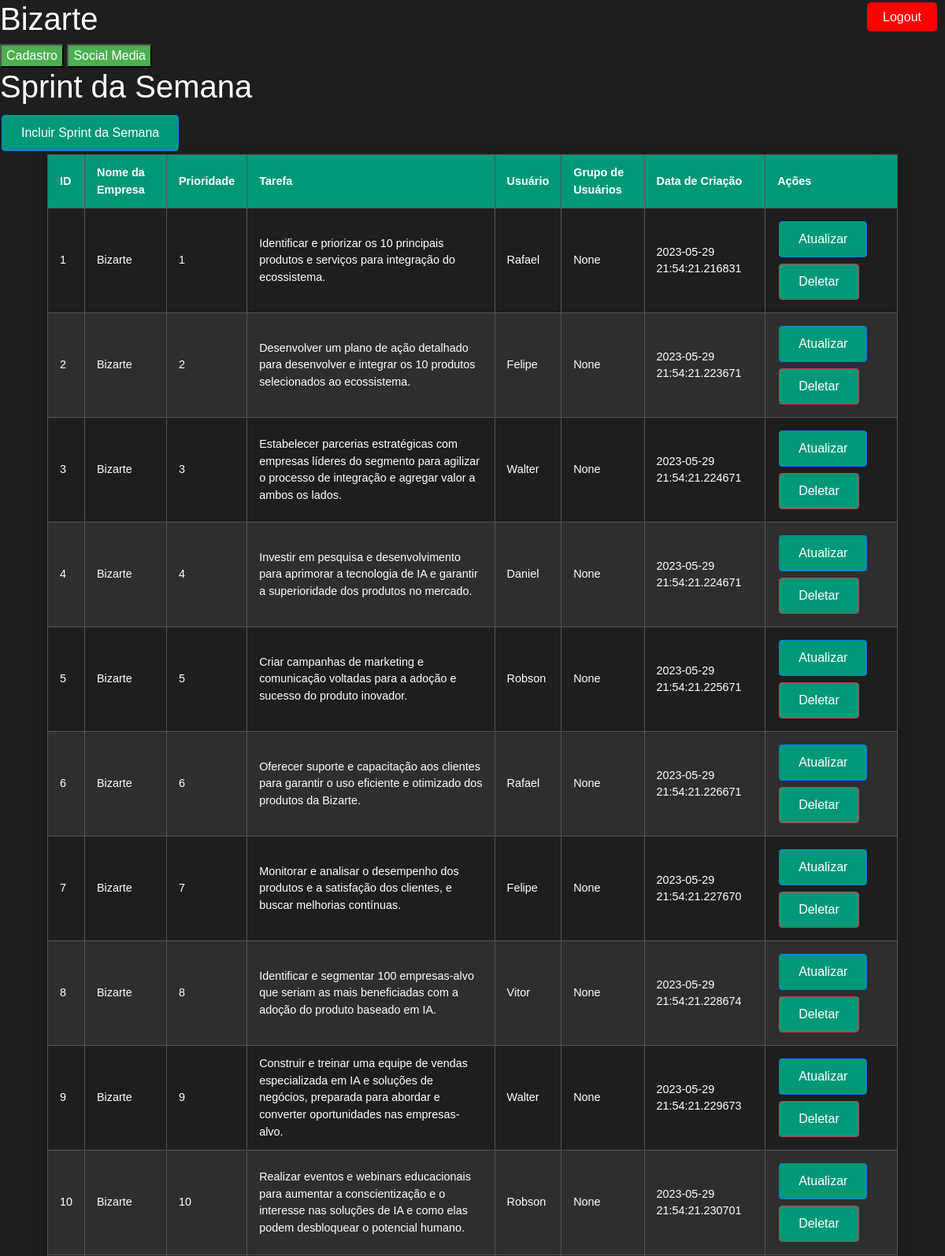
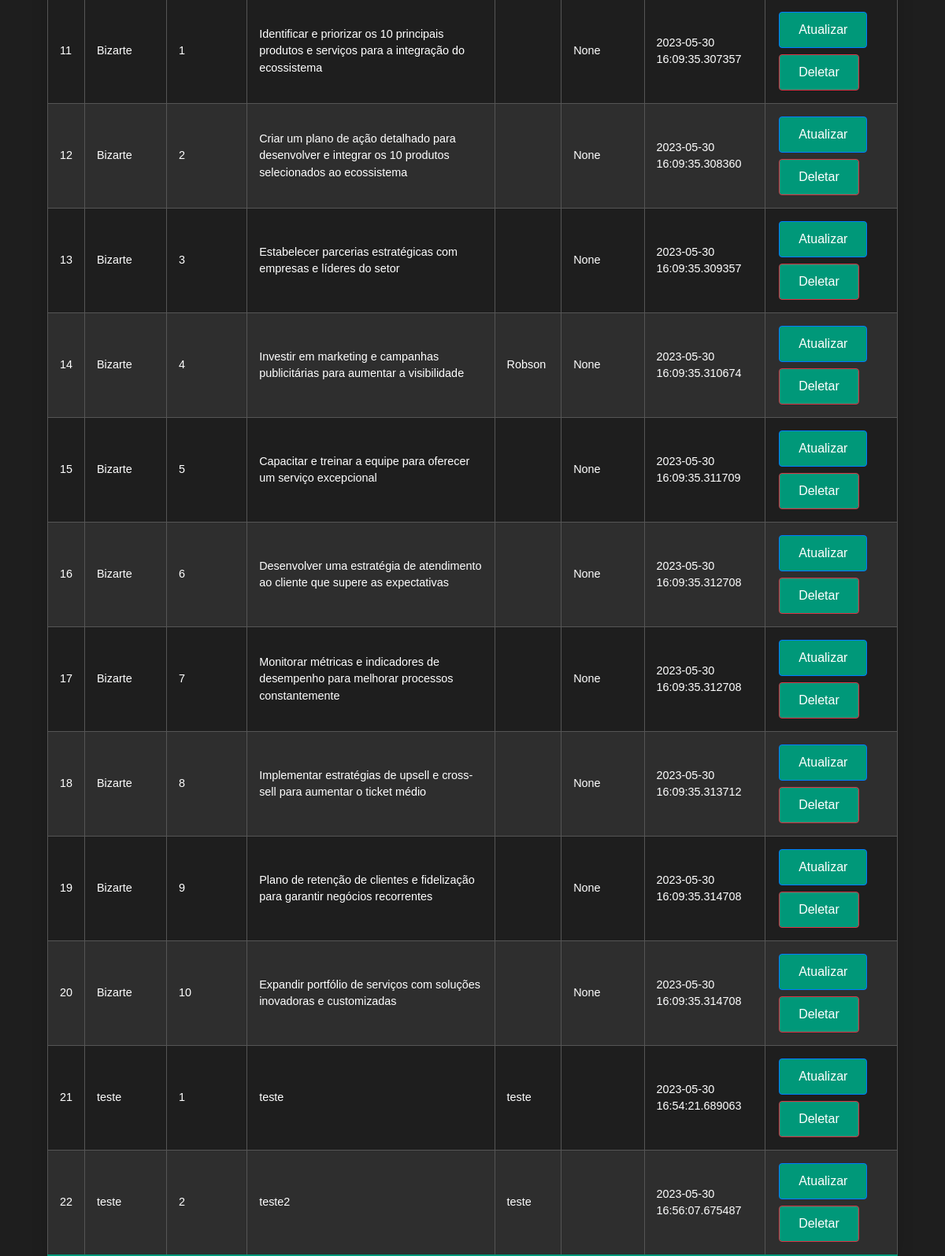
/listar_sprints_semana (signed in), run on the app's committed database (2 pictures, top to bottom).
### models.py (models this page shows, shortened)
class Sprint(db.Model):
    id = db.Column(db.Integer, primary_key=True)
    empresa_id = db.Column(db.Integer, db.ForeignKey('empresa.id'), nullable=False)
    nome_empresa = db.Column(db.String(120), nullable=False)
    prioridade = db.Column(db.Integer, nullable=False)
    tarefa = db.Column(db.Text, nullable=False)
    usuario_id = db.Column(db.Integer, db.ForeignKey('usuario.id'), nullable=True)  # Alterado para nullable=True
    usuario = db.relationship('Usuario', backref='sprints')
    usuario_grupo = db.Column(db.String(120), nullable=True)  # Novo campo
    data_criacao = db.Column(db.DateTime, default=datetime.utcnow)

class Usuario(db.Model, UserMixin):
    id = db.Column(db.Integer, primary_key=True)
    nome = db.Column(db.String(80), nullable=False)
    sobrenome = db.Column(db.String(80), nullable=False)
    email = db.Column(db.String(120), nullable=False)
    celular = db.Column(db.String(20), nullable=False)
    id_empresa = db.Column(db.Integer, db.ForeignKey('empresa.id'), nullable=False)
    empresa = db.relationship('Empresa', backref='usuarios')
    data_entrada = db.Column(db.DateTime, default=datetime.utcnow)
    cargo = db.Column(db.String(80), nullable=False)
    status = db.Column(db.String(20), nullable=False)
    sprint = db.Column(db.String(200))  # Novo campo
    dayling_1 = db.Column(db.String(200))  # Novo campo
    dayling_2 = db.Column(db.String(200))  # Novo campo
    dayling_3 = db.Column(db.String(200))  # Novo campo
    dayling_4 = db.Column(db.String(200))  # Novo campo
    dayling_5 = db.Column(db.String(200))  # Novo campo
    password_hash = db.Column(db.String(128))
    is_admin = db.Column(db.Boolean, default=False)  # Novo campo
    @property
    def password(self):
        raise AttributeError('password: campo de leitura apenas')

### app.py (the view)
@app.route('/listar_sprints_semana', methods=['GET'])
@login_required
def listar_sprints_semana():
    sprints = Sprint.query.all()
    return render_template('listar_sprints_semana.html', sprints=sprints)

### app.py (called while the page is built)
@login_manager.user_loader
def user_loader(user_id):
    return Usuario.query.get(int(user_id))

### templates/listar_sprints_semana.html
{% extends "base.html" %}
{% block content %}
    <h1>Sprint da Semana</h1>
    <a href="{{ url_for('cadastrar_sprint') }}" class="btn btn-primary">Incluir Sprint da Semana</a>
    <table class="styled-table">
        <thead>
            <tr>
                <th>ID</th>
                <th>Nome da Empresa</th>
                <th>Prioridade</th>
                <th>Tarefa</th>
                <th>Usuário</th>
                <th>Grupo de Usuários</th>
                <th>Data de Criação</th>
                <th>Ações</th>
            </tr>
        </thead>
        <tbody>
            {% for sprint in sprints %}
            <tr>
                <td>{{ sprint.id }}</td>
                <td>{{ sprint.nome_empresa }}</td>
                <td>{{ sprint.prioridade }}</td>
                <td>{{ sprint.tarefa }}</td>
                <td>{{ sprint.usuario.nome }}</td>
                <td>{{ sprint.usuario_grupo }}</td>
                <td>{{ sprint.data_criacao }}</td>
                <td>
                    <a href="{{ url_for('atualizar_sprint', id=sprint.id) }}" class="btn btn-primary">Atualizar</a>
                    <a href="{{ url_for('deletar_sprint', id=sprint.id) }}" class="btn btn-danger">Deletar</a>
                </td>
            </tr>
            {% endfor %}
        </tbody>
    </table>
{% endblock %}

### static/style.css (style rules this page uses)
body { background-color: #1e1e1e; color: #ffffff; font-family: Arial, sans-serif; }
h1, h2, h3, h4, h5, h6 { color: #ffffff; }
a { color: #1e90ff; }
.styled-table { border-collapse: collapse; margin: 25px 0; font-size: 0.9em; font-family: sans-serif; min-width: 400px; box-shadow: 0 0 20px rgba(0, 0, 0, 0.15); width: 90%; margin: 0 auto; color: #ffffff; background-color: #1e1e1e; }
.styled-table thead tr { background-color: #009879; color: #ffffff; text-align: left; }
.styled-table th, .styled-table td { padding: 12px 15px; border: 1px solid #555555; }
.styled-table tbody tr { border-bottom: 1px solid #555555; }
.styled-table tbody tr:nth-of-type(even) { background-color: #2e2e2e; }
.styled-table tbody tr:last-of-type { border-bottom: 2px solid #009879; }
.btn { color: #fff; background-color: #009879; padding: 10px 24px; text-align: center; text-decoration: none; display: inline-block; font-size: 16px; margin: 4px 2px; transition-duration: 0.4s; cursor: pointer; }

### data on the page
Sprint: id "1", nome_empresa "Bizarte", prioridade "1", tarefa "Identificar e priorizar os 10 principais produtos e serviços para integração do ecossistema.", usuario.nome "Rafael", usuario_grupo "None", data_criacao "2023-05-29 21:54:21.216831"
Sprint: id "2", nome_empresa "Bizarte", prioridade "2", tarefa "Desenvolver um plano de ação detalhado para desenvolver e integrar os 10 produtos selecionados ao ecossistema.", usuario.nome "Felipe", usuario_grupo "None", data_criacao "2023-05-29 21:54:21.223671"
Sprint: id "3", nome_empresa "Bizarte", prioridade "3", tarefa "Estabelecer parcerias estratégicas com empresas líderes do segmento para agilizar o processo de integração e agregar valor a ambos os lados.", usuario.nome "Walter", usuario_grupo "None", data_criacao "2023-05-29 21:54:21.224671"
Sprint: id "4", nome_empresa "Bizarte", prioridade "4", tarefa "Investir em pesquisa e desenvolvimento para aprimorar a tecnologia de IA e garantir a superioridade dos produtos no mercado.", usuario.nome "Daniel", usuario_grupo "None", data_criacao "2023-05-29 21:54:21.224671"
Sprint: id "5", nome_empresa "Bizarte", prioridade "5", tarefa "Criar campanhas de marketing e comunicação voltadas para a adoção e sucesso do produto inovador.", usuario.nome "Robson", usuario_grupo "None", data_criacao "2023-05-29 21:54:21.225671"
Sprint: id "6", nome_empresa "Bizarte", prioridade "6", tarefa "Oferecer suporte e capacitação aos clientes para garantir o uso eficiente e otimizado dos produtos da Bizarte.", usuario.nome "Rafael", usuario_grupo "None", data_criacao "2023-05-29 21:54:21.226671"
Sprint: id "7", nome_empresa "Bizarte", prioridade "7", tarefa "Monitorar e analisar o desempenho dos produtos e a satisfação dos clientes, e buscar melhorias contínuas.", usuario.nome "Felipe", usuario_grupo "None", data_criacao "2023-05-29 21:54:21.227670"
Sprint: id "8", nome_empresa "Bizarte", prioridade "8", tarefa "Identificar e segmentar 100 empresas-alvo que seriam as mais beneficiadas com a adoção do produto baseado em IA.", usuario.nome "Vitor", usuario_grupo "None", data_criacao "2023-05-29 21:54:21.228674"
Sprint: id "9", nome_empresa "Bizarte", prioridade "9", tarefa "Construir e treinar uma equipe de vendas especializada em IA e soluções de negócios, preparada para abordar e converter oportunidades nas empresas-alvo.", usuario.nome "Walter", usuario_grupo "None", data_criacao "2023-05-29 21:54:21.229673"
Sprint: id "10", nome_empresa "Bizarte", prioridade "10", tarefa "Realizar eventos e webinars educacionais para aumentar a conscientização e o interesse nas soluções de IA e como elas podem desbloquear o potencial humano.", usuario.nome "Robson", usuario_grupo "None", data_criacao "2023-05-29 21:54:21.230701"
Sprint: id "11", nome_empresa "Bizarte", prioridade "1", tarefa "Identificar e priorizar os 10 principais produtos e serviços para a integração do ecossistema", usuario_grupo "None", data_criacao "2023-05-30 16:09:35.307357"
Sprint: id "12", nome_empresa "Bizarte", prioridade "2", tarefa "Criar um plano de ação detalhado para desenvolver e integrar os 10 produtos selecionados ao ecossistema", usuario_grupo "None", data_criacao "2023-05-30 16:09:35.308360"
Sprint: id "13", nome_empresa "Bizarte", prioridade "3", tarefa "Estabelecer parcerias estratégicas com empresas e líderes do setor", usuario_grupo "None", data_criacao "2023-05-30 16:09:35.309357"
Sprint: id "14", nome_empresa "Bizarte", prioridade "4", tarefa "Investir em marketing e campanhas publicitárias para aumentar a visibilidade", usuario.nome "Robson", usuario_grupo "None", data_criacao "2023-05-30 16:09:35.310674"
Sprint: id "15", nome_empresa "Bizarte", prioridade "5", tarefa "Capacitar e treinar a equipe para oferecer um serviço excepcional", usuario_grupo "None", data_criacao "2023-05-30 16:09:35.311709"
Sprint: id "16", nome_empresa "Bizarte", prioridade "6", tarefa "Desenvolver uma estratégia de atendimento ao cliente que supere as expectativas", usuario_grupo "None", data_criacao "2023-05-30 16:09:35.312708"
Sprint: id "17", nome_empresa "Bizarte", prioridade "7", tarefa "Monitorar métricas e indicadores de desempenho para melhorar processos constantemente", usuario_grupo "None", data_criacao "2023-05-30 16:09:35.312708"
Sprint: id "18", nome_empresa "Bizarte", prioridade "8", tarefa "Implementar estratégias de upsell e cross-sell para aumentar o ticket médio", usuario_grupo "None", data_criacao "2023-05-30 16:09:35.313712"
Sprint: id "19", nome_empresa "Bizarte", prioridade "9", tarefa "Plano de retenção de clientes e fidelização para garantir negócios recorrentes", usuario_grupo "None", data_criacao "2023-05-30 16:09:35.314708"
Sprint: id "20", nome_empresa "Bizarte", prioridade "10", tarefa "Expandir portfólio de serviços com soluções inovadoras e customizadas", usuario_grupo "None", data_criacao "2023-05-30 16:09:35.314708"
Sprint: id "21", nome_empresa "teste", prioridade "1", tarefa "teste", usuario.nome "teste", data_criacao "2023-05-30 16:54:21.689063"
Sprint: id "22", nome_empresa "teste", prioridade "2", tarefa "teste2", usuario.nome "teste", data_criacao "2023-05-30 16:56:07.675487"
